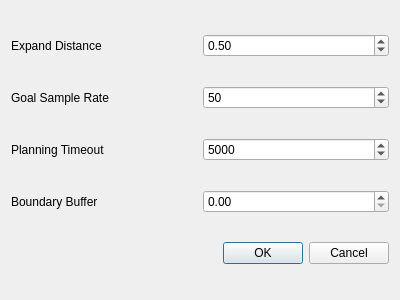
<?xml version="1.0" encoding="UTF-8"?>
<ui version="4.0">
 <class>RRTSettings</class>
 <widget class="QDialog" name="RRTSettings">
  <property name="geometry">
   <rect>
    <x>0</x>
    <y>0</y>
    <width>400</width>
    <height>300</height>
   </rect>
  </property>
  <property name="windowTitle">
   <string>RRT Planner Settings</string>
  </property>
  <layout class="QGridLayout" name="gridLayout">
   <item row="0" column="2">
    <widget class="QDoubleSpinBox" name="expand_distance_spinbox">
     <property name="minimum">
      <double>0.050000000000000</double>
     </property>
     <property name="maximum">
      <double>2.000000000000000</double>
     </property>
     <property name="singleStep">
      <double>0.100000000000000</double>
     </property>
     <property name="value">
      <double>0.500000000000000</double>
     </property>
    </widget>
   </item>
   <item row="1" column="1">
    <widget class="QLabel" name="sample_rate_label">
     <property name="text">
      <string>Goal Sample Rate</string>
     </property>
    </widget>
   </item>
   <item row="0" column="1">
    <widget class="QLabel" name="expand_distance_label">
     <property name="text">
      <string>Expand Distance</string>
     </property>
    </widget>
   </item>
   <item row="1" column="2">
    <widget class="QSpinBox" name="sample_rate_spinbox">
     <property name="maximum">
      <number>90</number>
     </property>
     <property name="singleStep">
      <number>5</number>
     </property>
     <property name="value">
      <number>50</number>
     </property>
    </widget>
   </item>
   <item row="4" column="1" colspan="2">
    <widget class="QDialogButtonBox" name="buttonBox">
     <property name="orientation">
      <enum>Qt::Horizontal</enum>
     </property>
     <property name="standardButtons">
      <set>QDialogButtonBox::Cancel|QDialogButtonBox::Ok</set>
     </property>
    </widget>
   </item>
   <item row="2" column="2">
    <widget class="QSpinBox" name="timeout_spinbox">
     <property name="minimum">
      <number>1000</number>
     </property>
     <property name="maximum">
      <number>100000</number>
     </property>
     <property name="singleStep">
      <number>500</number>
     </property>
     <property name="value">
      <number>5000</number>
     </property>
    </widget>
   </item>
   <item row="2" column="1">
    <widget class="QLabel" name="timeout_label">
     <property name="toolTip">
      <string/>
     </property>
     <property name="text">
      <string>Planning Timeout</string>
     </property>
    </widget>
   </item>
   <item row="3" column="2">
    <widget class="QDoubleSpinBox" name="boundary_buffer_spinbox">
     <property name="toolTip">
      <string extracomment="&quot;Set buffer around obstacles that the buffer is allowed to plan in&quot;"/>
     </property>
     <property name="maximum">
      <double>100.000000000000000</double>
     </property>
    </widget>
   </item>
   <item row="3" column="1">
    <widget class="QLabel" name="buffer_label">
     <property name="toolTip">
      <string/>
     </property>
     <property name="text">
      <string>Boundary Buffer</string>
     </property>
    </widget>
   </item>
  </layout>
 </widget>
 <tabstops>
  <tabstop>expand_distance_spinbox</tabstop>
  <tabstop>sample_rate_spinbox</tabstop>
  <tabstop>timeout_spinbox</tabstop>
  <tabstop>boundary_buffer_spinbox</tabstop>
 </tabstops>
 <resources/>
 <connections>
  <connection>
   <sender>buttonBox</sender>
   <signal>accepted()</signal>
   <receiver>RRTSettings</receiver>
   <slot>accept()</slot>
   <hints>
    <hint type="sourcelabel">
     <x>248</x>
     <y>254</y>
    </hint>
    <hint type="destinationlabel">
     <x>157</x>
     <y>274</y>
    </hint>
   </hints>
  </connection>
  <connection>
   <sender>buttonBox</sender>
   <signal>rejected()</signal>
   <receiver>RRTSettings</receiver>
   <slot>reject()</slot>
   <hints>
    <hint type="sourcelabel">
     <x>316</x>
     <y>260</y>
    </hint>
    <hint type="destinationlabel">
     <x>286</x>
     <y>274</y>
    </hint>
   </hints>
  </connection>
 </connections>
</ui>
